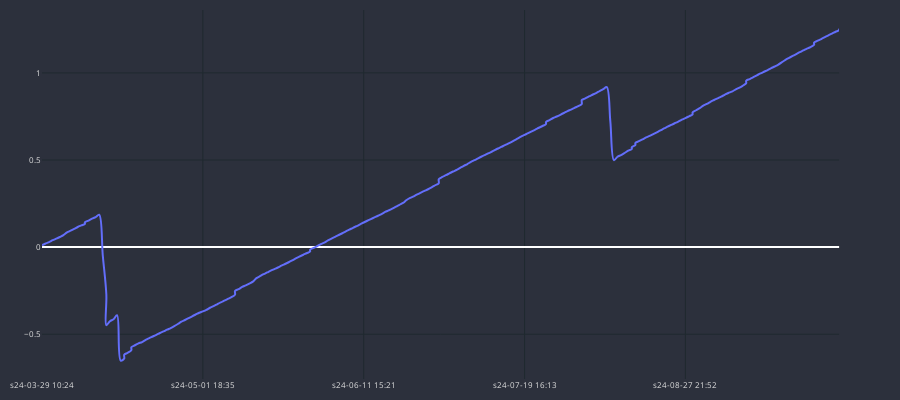
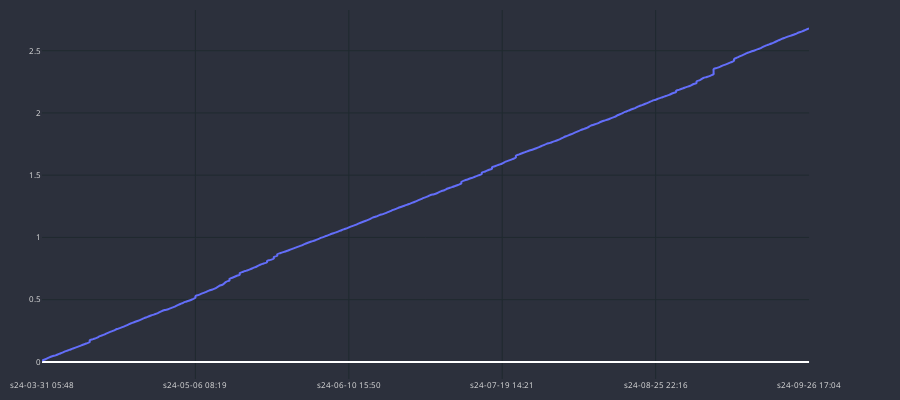
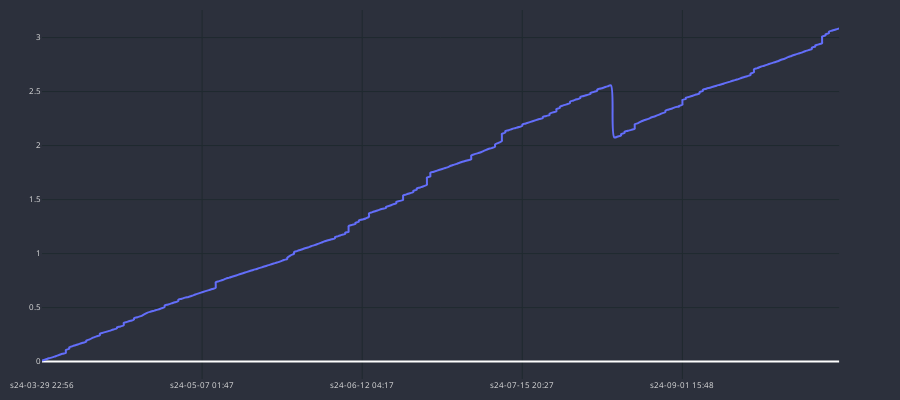
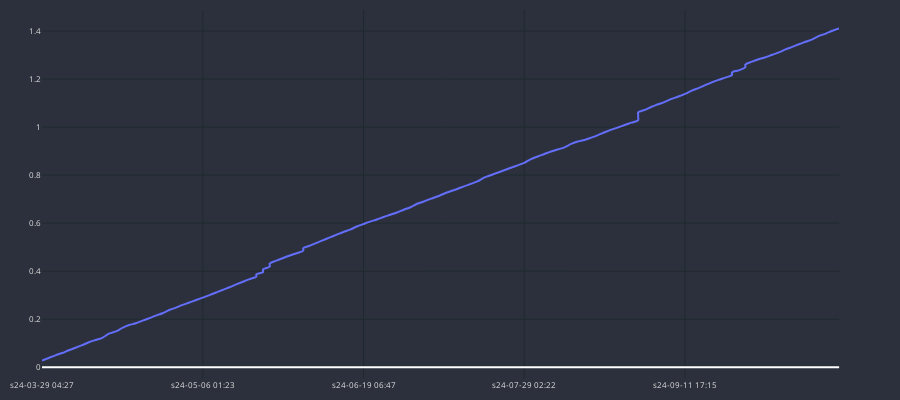

The notebook cell these images were saved under, in order:
### Code cell
ranks = [rank_ADAUSDT,rank_BTCUSDT, rank_ETHUSDT, rank_BNBUSDT, rank_XRPUSDT, rank_LTCUSDT]

for rank in ranks:
    first_p = rank.iloc[0].first_p
    last_p = rank.iloc[0].last_p
    rel_first_last = (last_p - first_p)/last_p
    print(rank.iloc[0].pair, first_p, last_p, rel_first_last )
    rank.iloc[0].r['time'] = rank.iloc[0].r['end_time']
    rank.iloc[0].r['GAIN_C'] = rank.iloc[0].r.strategy.cumsum()

    cp = CandlePlot(rank.iloc[0].r, candles=False)
    cp.show_plot(line_traces = ['GAIN_C'])

### Figure 1 — Plotly figure (JSON) as saved in the notebook; plotly's stock layout.template omitted (floating-point values rounded to 4 significant figures; data arrays with more than 128 entries replaced by an {"elided": "..."} marker saying what was removed)
{"data": [{"line": {"shape": "spline", "width": 2}, "name": "GAIN_C", "type": "scatter", "x": {"elided": "242 str values"}, "xaxis": "x", "y": {"elided": "242 float values"}, "yaxis": "y"}], "layout": {"font": {"color": "#e1e1e1", "size": 8}, "height": 400, "margin": {"b": 10, "l": 10, "r": 10, "t": 10}, "paper_bgcolor": "#2c303c", "plot_bgcolor": "#2c303c", "width": 900, "xaxis": {"anchor": "y", "autorange": true, "domain": [0, 0.94], "gridcolor": "#1f292f", "nticks": 5, "range": [0, 223], "rangeslider": {"visible": false, "yaxis": {}}, "type": "category"}, "yaxis": {"anchor": "x", "autorange": true, "domain": [0, 1], "gridcolor": "#1f292f", "range": [-0.7571, 1.361], "type": "linear"}, "yaxis2": {"anchor": "x", "gridcolor": "#1f292f", "overlaying": "y", "side": "right"}}}

### Figure 2 — Plotly figure (JSON) as saved in the notebook; plotly's stock layout.template omitted (floating-point values rounded to 4 significant figures; data arrays with more than 128 entries replaced by an {"elided": "..."} marker saying what was removed)
{"data": [{"line": {"shape": "spline", "width": 2}, "name": "GAIN_C", "type": "scatter", "x": {"elided": "243 str values"}, "xaxis": "x", "y": {"elided": "243 float values"}, "yaxis": "y"}], "layout": {"font": {"color": "#e1e1e1", "size": 8}, "height": 400, "margin": {"b": 10, "l": 10, "r": 10, "t": 10}, "paper_bgcolor": "#2c303c", "plot_bgcolor": "#2c303c", "width": 900, "xaxis": {"anchor": "y", "autorange": true, "domain": [0, 0.94], "gridcolor": "#1f292f", "nticks": 5, "range": [0, 225], "rangeslider": {"visible": false, "yaxis": {}}, "type": "category"}, "yaxis": {"anchor": "x", "autorange": true, "domain": [0, 1], "gridcolor": "#1f292f", "range": [-0.1374, 2.827], "type": "linear"}, "yaxis2": {"anchor": "x", "gridcolor": "#1f292f", "overlaying": "y", "side": "right"}}}

### Figure 3 — Plotly figure (JSON) as saved in the notebook; plotly's stock layout.template omitted (floating-point values rounded to 4 significant figures; data arrays with more than 128 entries replaced by an {"elided": "..."} marker saying what was removed)
{"data": [{"line": {"shape": "spline", "width": 2}, "name": "GAIN_C", "type": "scatter", "x": {"elided": "330 str values"}, "xaxis": "x", "y": {"elided": "330 float values"}, "yaxis": "y"}], "layout": {"font": {"color": "#e1e1e1", "size": 8}, "height": 400, "margin": {"b": 10, "l": 10, "r": 10, "t": 10}, "paper_bgcolor": "#2c303c", "plot_bgcolor": "#2c303c", "width": 900, "xaxis": {"anchor": "y", "autorange": true, "domain": [0, 0.94], "gridcolor": "#1f292f", "nticks": 5, "range": [0, 234], "rangeslider": {"visible": false, "yaxis": {}}, "type": "category"}, "yaxis": {"anchor": "x", "autorange": true, "domain": [0, 1], "gridcolor": "#1f292f", "range": [-0.161, 3.255], "type": "linear"}, "yaxis2": {"anchor": "x", "gridcolor": "#1f292f", "overlaying": "y", "side": "right"}}}

### Figure 4 — Plotly figure (JSON) as saved in the notebook; plotly's stock layout.template omitted (floating-point values rounded to 4 significant figures; data arrays with more than 128 entries replaced by an {"elided": "..."} marker saying what was removed)
{"data": [{"line": {"shape": "spline", "width": 2}, "name": "GAIN_C", "type": "scatter", "x": {"elided": "129 str values"}, "xaxis": "x", "y": {"elided": "129 float values"}, "yaxis": "y"}], "layout": {"font": {"color": "#e1e1e1", "size": 8}, "height": 400, "margin": {"b": 10, "l": 10, "r": 10, "t": 10}, "paper_bgcolor": "#2c303c", "plot_bgcolor": "#2c303c", "width": 900, "xaxis": {"anchor": "y", "autorange": true, "domain": [0, 0.94], "gridcolor": "#1f292f", "nticks": 5, "range": [0, 119], "rangeslider": {"visible": false, "yaxis": {}}, "type": "category"}, "yaxis": {"anchor": "x", "autorange": true, "domain": [0, 1], "gridcolor": "#1f292f", "range": [-0.04896, 1.488], "type": "linear"}, "yaxis2": {"anchor": "x", "gridcolor": "#1f292f", "overlaying": "y", "side": "right"}}}
